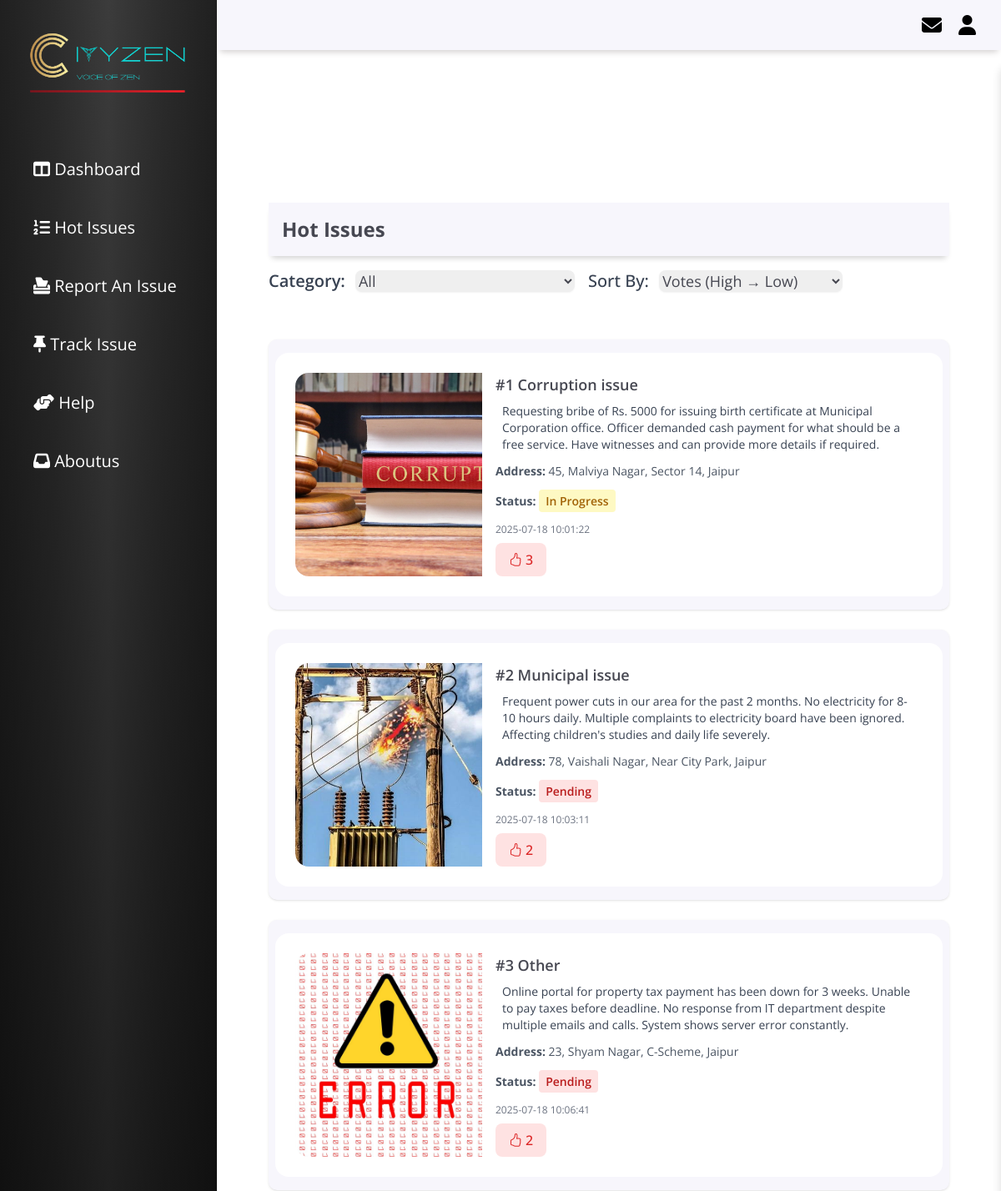
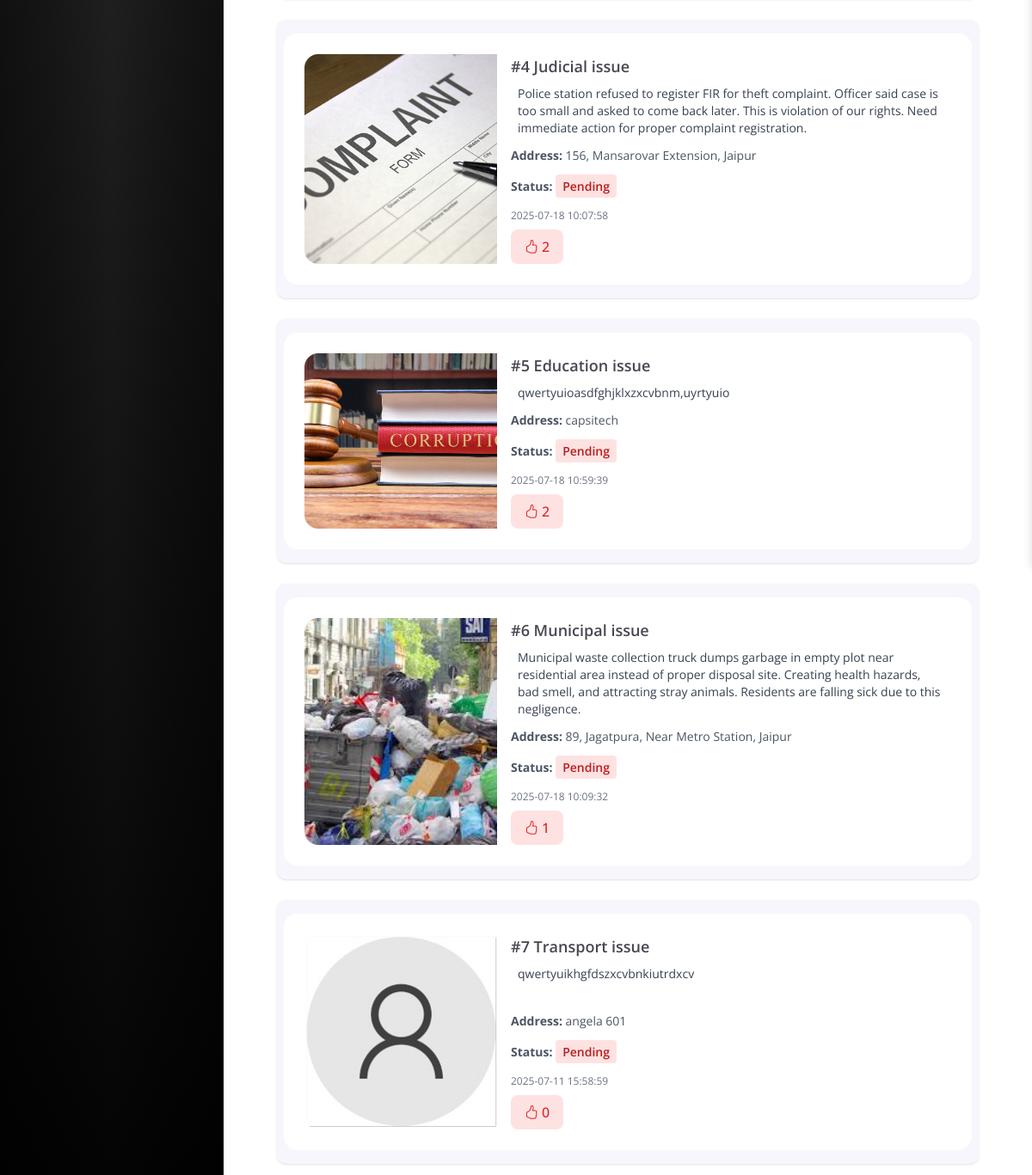
Page /hotissue (signed in) on the committed database (2 pictures, top to bottom).
### tables this page shows
CREATE TABLE issues (
    id INTEGER PRIMARY KEY AUTOINCREMENT,
    name TEXT,
    address TEXT,
    pincode TEXT,
    email TEXT,
    phone TEXT,
    issue_type TEXT,
    description TEXT,
    image TEXT,  -- This will store the image filename or path
    status TEXT DEFAULT 'Pending',
    vote INTEGER DEFAULT 0,
    assign_to TEXT,
    created_at TEXT
);

### app.py (the view)
@app.route('/hotissue')
def hotissue():
    sort_by = request.args.get('sort', 'votes')
    category = request.args.get('category', 'all')
    base_query = "SELECT * FROM issues"
    filters = []
    params = []
    if category and category != 'all':
        filters.append("assign_to = ?")
        params.append(category)
    if filters:
        base_query += " WHERE " + " AND ".join(filters)
    if sort_by == 'votes':
        base_query += " ORDER BY vote DESC"
    elif sort_by == 'date':
        base_query += " ORDER BY datetime(created_at) DESC"
    else:
        base_query += " ORDER BY id DESC"
    conn = get_db_connection()
    cur = conn.cursor()
    cur.execute(base_query, params)
    iss = cur.fetchall()
    conn.close()
    user = get_logged_in_user()
    if not user:
        return redirect(url_for('Ulogin'))
    return render_template('hotissue.html', iss=iss, sort_by=sort_by, username=user['username'], email=user['email'], selected_category=category)

### app.py (called while the page is built)
def get_db_connection():
    conn = sqlite3.connect('database.db')
    conn.row_factory = sqlite3.Row
    return conn

def get_logged_in_user():
    if 'user' in session:
        conn = get_db_connection()
        cur = conn.cursor()
        cur.execute("SELECT * FROM login_info WHERE username = ?", (session['user'],))
        user = cur.fetchone()
        conn.close()
        return user
    return None

### templates/hotissue.html (shortened to what this page needs)
<!DOCTYPE html>
<html lang="en">
<head>
  <link rel="stylesheet" href="https://cdnjs.cloudflare.com/ajax/libs/font-awesome/6.7.2/css/all.min.css">
  <link rel="stylesheet" href="https://cdn.jsdelivr.net/npm/bootstrap-icons@1.10.3/font/bootstrap-icons.css">
  <script src="https://cdn.tailwindcss.com"></script>
  <link rel="stylesheet" href="{{ url_for('static', filename='styles.css') }}">
</head>
<body>
  <div class="grid-container">
    <header class="header">
      <div class="header-right">
        <a href="{{ url_for('message') }}"><i class="fa-solid fa-envelope fa-xl"></i></a>
        <i id="accountBtn" class="fa-solid fa-user fa-xl"></i>
      </div>
    </header>
    <aside id="sidebar">
      <div class="sidebar-title">
        <div class="sidebar-brand">
          <img src="{{ url_for('static', filename='images/logo-gold.png') }}" />
        </div>
      </div>
      <ul class="sidebar-list">
        <li class="sidebar-list-item">
          <a href="{{ url_for('dashboard') }}"><i class="fa-solid fa-table-columns"></i> Dashboard</a>
        </li>
        <li class="sidebar-list-item">
          <a href="{{ url_for('hotissue') }}"><i class="fa-solid fa-list-ol fa-l"></i> Hot Issues</a>
        </li>
        <li class="sidebar-list-item">
          <a href="{{ url_for('reportform') }}"><i class="fa-solid fa-box-tissue"></i> Report An Issue</a>
        </li>
        <li class="sidebar-list-item">
          <a href="{{ url_for('trackissue') }}"><i class="fa-solid fa-thumbtack"></i> Track Issue</a>
        </li>
        <li class="sidebar-list-item">
          <a href="{{ url_for('help_page') }}"><i class="fa-solid fa-handshake-angle"></i> Help</a>
        </li>
        <li class="sidebar-list-item">
          <a href="{{ url_for('aboutus') }}"><i class="fa-solid fa-inbox"></i> Aboutus</a>
        </li>
      </ul>
    </aside>
    <main class="main-container p-5 px-[30px]">
      <section class="with-sidebar px-4 sm:px-6 lg:px-8">
        <h1
          class="text-2xl font-bold mb-4 mt-12 flex gap-2 p-4 bg-[rgb(247,246,252)] shadow-[0_6px_7px_-4px_rgba(0,0,0,0.2)]">
          Hot Issues</h1>
        <div class="flex flex-wrap gap-4 mb-14">
          <form method="get" id="filterForm" class="flex gap-4">
            <div>
              <label for="categoryFilter" class="mr-2 font-semibold text-xl text-gray-700">Category:</label>
              <select name="category" id="categoryFilter"
                class="rounded-lg border-gray-300 text-lg shadow-sm focus:ring-blue-500 focus:border-blue-500"
                onchange="document.getElementById('filterForm').submit()">
                <option value="all" {% if selected_category=='all' %}selected{% endif %}>All</option>
              </select>
            </div>
            <div>
              <label for="sortBy" class="mr-2 font-medium text-xl text-gray-700">Sort By:</label>
              <select name="sort" id="sortBy" class="rounded-lg text-lg border-gray-300 shadow-sm"
                onchange="document.getElementById('filterForm').submit()">
                <option value="votes" {% if sort_by=='votes' %}selected{% endif %}>Votes (High → Low)</option>
              </select>
            </div>
          </form>
        </div>
        <div id="cardList" class="flex flex-col gap-6">
          {% if iss %}
          {% for issue in iss %}
          <div class="px-2 py-4 rounded-[10px] shadow hover:shadow-lg transition bg-[rgb(247,246,252)]">
            <div
              class="bg-white rounded-2xl  overflow-hidden flex flex-col md:flex-row">
              <div class="aspect-w-4 aspect-h-3 w-full md:w-64 p-6 pr-2">
                <img src="{{ url_for('static', filename='uploads/' + issue.image) if issue.image else '' }}"
                  alt="Issue photo" class="w-full h-full object-cover rounded-l-2xl" loading="lazy" />
              </div>
              <div class="p-6 pl-2 flex flex-col flex-1">
                <h2 class="font-semibold text-lg mb-1">#{{ loop.index }} {{ issue.issue_type }}</h2>
                <p class="text-sm  text-gray-700 px-2 py-1 rounded mb-2 flex-1">{{ issue.description }}</p>
                <p class="text-sm text-gray-600 mb-4 "><strong>Address:</strong> {{ issue.address }}</p>
                <p class="text-sm text-gray-600 mb-4">
                  <strong>Status:</strong>
                  <span id="status-{{ issue.id }}" class="font-semibold px-2 py-1 rounded
        {% if issue.status == 'Resolved' %} bg-green-100 text-green-700
        {% elif issue.status == 'In Progress' %} bg-yellow-100 text-yellow-700
        {% elif issue.status == 'Pending' %} bg-red-100 text-red-700
        {% endif %}
      ">{{ issue.status }}</span>
                </p>
                <p class="text-xs text-gray-500 mb-2">{{ issue.created_at }}</p>
                <form class="vote-form" data-id="{{ issue.id }}" method="post" action="#">
                  <button type="submit"
                    class="inline-flex items-center justify-center gap-1 px-4 py-2 bg-red-100 text-red-600 font-medium rounded-lg hover:bg-red-200 transition vote-btn">
                    <i class="bi bi-hand-thumbs-up"></i>
                    <span class="vote-count">{{ issue.vote }}</span>
                  </button>
                </form>
              </div>
            </div>
          </div>
          {% endfor %}
          {% else %}
          <p class="text-red-500">No issues found.</p>
          {% endif %}
        </div>
      </section>
    </main>
  </div>
</body>
</html>

### static/styles.css (style rules this page uses)
body { margin: 0; padding: 0; box-sizing: border-box; background-color: rgb(255, 255, 255); color: rgb(70, 71, 81); font-family: 'Open Sans', sans-serif; }
.grid-container { display: grid; grid-template-columns: 260px 1fr 1fr 1fr; grid-template-rows: 0.2fr 3fr; grid-template-areas: 'sidebar header header header' 'sidebar main main main'; height: 100vh; }
.header-right { display: flex; align-items: center; }
.header-right i { margin-left: 20px; color: #000000; }
.header-right a { text-decoration: none; color: #000000; }
.header { grid-area: header; height: 60px; display: flex; background-color: rgb(247, 246, 252); align-items: center; justify-content: space-between; padding: 0 30px 0 30px; box-shadow: 0 6px 7px -4px rgba(136, 130, 130, 0.395); }
#accountBtn { cursor: pointer; }
#sidebar { grid-area: sidebar; height: 100%; background: linear-gradient(to bottom, rgba(255, 255, 255, 0.08), rgba(0, 0, 0, 0.9)), linear-gradient(to right, #0d0d0d, #1a1a1a, #2b2b2b, #1a1a1a, #0d0d0d); color: rgb(255, 255, 255); overflow-y: auto; transition: all 0.5s; -webkit-transition: all 0.5s; }
.sidebar-title { display: flex; justify-content: space-between; align-items: center; padding: 20px 20px 20px 20px; margin-bottom: 30px; }
.sidebar-brand { margin-top: 15px; font-size: 30px; border-radius: 10px; font-weight: 700; }
.sidebar-brand img { height: 100%; width: 100%; }
.sidebar-list { padding: 0; margin-top: 15px; list-style-type: none; }
.sidebar-list-item { padding-left: 40px; font-size: 18px; }
.sidebar-list-item>a { font-size: 20px; display: block; width: 100%; padding: 20px 0px; color: white; text-decoration: none; transition: background 0.3s; }
.main-container { grid-area: main; overflow-y: auto; padding: 15px 30px; }

### rows in the picture
issues: image (picture), issue_type "Corruption issue", description "Requesting bribe of Rs. 5000 for issuing birth certificate at Municipal Corporation office. Officer demanded cash payment for what should be a free service. Have witnesses and can provide more details if required.", address "45, Malviya Nagar, Sector 14, Jaipur", status "In Progress", created_at "2025-07-18 10:01:22", vote "3"
issues: image (picture), issue_type "Municipal issue", description "Frequent power cuts in our area for the past 2 months. No electricity for 8-10 hours daily. Multiple complaints to electricity board have been ignored. Affecting children's studies and daily life severely.", address "78, Vaishali Nagar, Near City Park, Jaipur", status "Pending", created_at "2025-07-18 10:03:11", vote "2"
issues: image (picture), issue_type "Other", description "Online portal for property tax payment has been down for 3 weeks. Unable to pay taxes before deadline. No response from IT department despite multiple emails and calls. System shows server error constantly.", address "23, Shyam Nagar, C-Scheme, Jaipur", status "Pending", created_at "2025-07-18 10:06:41", vote "2"
issues: image (picture), issue_type "Judicial issue", description "Police station refused to register FIR for theft complaint. Officer said case is too small and asked to come back later. This is violation of our rights. Need immediate action for proper complaint registration.", address "156, Mansarovar Extension, Jaipur", status "Pending", created_at "2025-07-18 10:07:58", vote "2"
issues: image (picture), issue_type "Education issue", description "qwertyuioasdfghjklxzxcvbnm,uyrtyuio", address "capsitech", status "Pending", created_at "2025-07-18 10:59:39", vote "2"
issues: image (picture), issue_type "Municipal issue", description "Municipal waste collection truck dumps garbage in empty plot near residential area instead of proper disposal site. Creating health hazards, bad smell, and attracting stray animals. Residents are falling sick due to this negligence.", address "89, Jagatpura, Near Metro Station, Jaipur", status "Pending", created_at "2025-07-18 10:09:32", vote "1"
issues: image (picture), issue_type "Transport issue", description "qwertyuikhgfdszxcvbnkiutrdxcv", address "angela 601", status "Pending", created_at "2025-07-11 15:58:59", vote "0"
